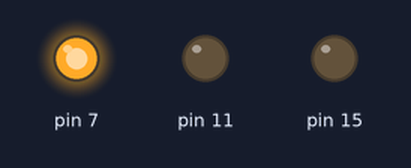
Recording of a program running on a simulated Raspberry Pi (header pin numbers). On the bench: output pins drawn as LEDs (lit = HIGH). At 15.0 s the program stops and its outputs stay as they are.

Above: at 0.02 s.
At 0.72 s:
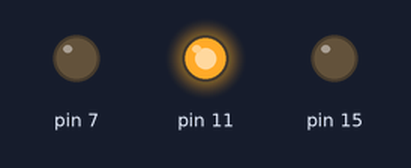
At 1.47 s:
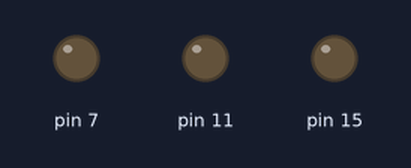
At 2.92 s:
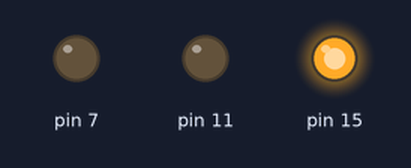
Timing chart, 0 to 3.2 s (numbered marks = the images above):
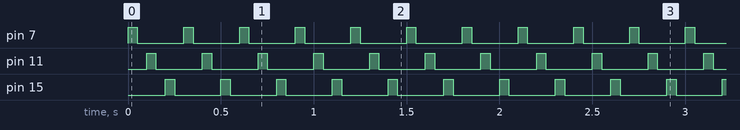

The program:

led_blink.py
```python
import RPi.GPIO as GPIO
import time
GPIO.setmode(GPIO.BOARD)
GPIO.setup(7, GPIO.OUT)
GPIO.setup(11, GPIO.OUT)
GPIO.setup(15, GPIO.OUT)

def blink(output, speed):
    GPIO.output(output,True)
    time.sleep(speed)
    GPIO.output(output,False)
    time.sleep(speed)

for i in range(50):
    blink(7, 0.05)
    blink(11, 0.05)
    blink(15, 0.05)
GPIO.cleanup()
```

Measured:
- by itself, pin 7, pin 11, pin 15: alternates HIGH for 0.05 s and LOW for 0.25 s, 100 changes in all, then stays LOW
- by itself, everything shown: repeats every 0.30 s, in 6 steps
